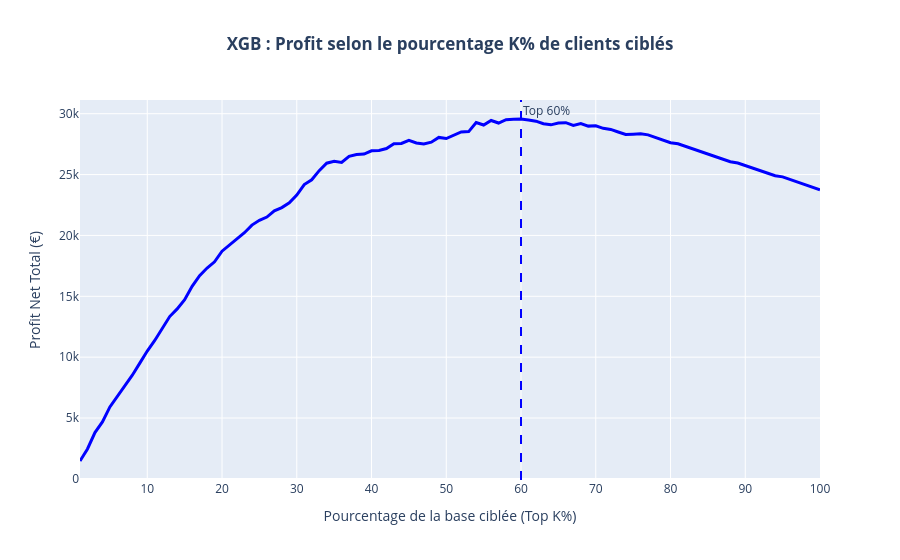

Source (notebook cell):
### Markdown cell above
Les métriques de classification standards (l'AUC et l'Accuracy) évaluées précédemment au seuil par défaut de 0,50 ne permettent pas d'intégrer la réalité économique de l'entreprise.

Dans notre cas d'usage, un arbitrage financier doit être opéré :  
- coût offre = **15€**
- valeur sauvée = **120€**

Pour identifier la stratégie de ciblage la plus rentable, nous mettons en place une approche par **Top K%**. Cette simulation consiste à trier l'ensemble de nos clients du plus risqué au moins risqué selon les prédictions du modèle, puis à évaluer le bénéfice net généré pour chaque volume de campagne possible (en ciblant de 1 % à 100 % de la base de test).  

Le graphique interactif ci-dessous retrace l'évolution de ce profit cumulé et met en évidence la taille de campagne optimale pour maximiser les gains de l'entreprise.

### Code cell
cout_offre=15
valeur_sauvee=120

#probabiliés
y_pred_proba_XGB = searchCV_xgb.predict_proba(X_test)[:, 1]

seuil_optimal_XGB, profit_max_XGB, profits_XGB = simuler_profits_top_k(y_test, y_pred_proba_XGB, cout_offre, valeur_sauvee)

print(f"Modèle XGBoost - Budget Optimal : Il faut cibler le Top {seuil_optimal_XGB}% des clients les plus à risque.")
print(f"Profit maximum pour cette stratégie : {profit_max_XGB:,.2f} €")

tracer_courbes_profit_top_k(profits_XGB, "XGB", seuil_optimal_XGB)

### Figure 1 — Plotly figure (JSON) as saved in the notebook; plotly's stock layout.template omitted (floating-point values rounded to 4 significant figures)
{"data": [{"hovertemplate": "Pourcentage de la base ciblée (Top K%)=%{x}<br>Profit Net Total (€)=%{y}<extra></extra>", "legendgroup": "", "line": {"color": "blue", "dash": "solid", "width": 3}, "marker": {"symbol": "circle"}, "mode": "lines", "name": "", "orientation": "v", "showlegend": false, "type": "scatter", "x": [1, 2, 3, 4, 5, 6, 7, 8, 9, 10, 11, 12, 13, 14, 15, 16, 17, 18, 19, 20, 21, 22, 23, 24, 25, 26, 27, 28, 29, 30, 31, 32, 33, 34, 35, 36, 37, 38, 39, 40, 41, 42, 43, 44, 45, 46, 47, 48, 49, 50, 51, 52, 53, 54, 55, 56, 57, 58, 59, 60, 61, 62, 63, 64, 65, 66, 67, 68, 69, 70, 71, 72, 73, 74, 75, 76, 77, 78, 79, 80, 81, 82, 83, 84, 85, 86, 87, 88, 89, 90, 91, 92, 93, 94, 95, 96, 97, 98, 99, 100], "xaxis": "x", "y": [1470, 2460, 3810, 4680, 5910, 6780, 7650, 8520, 9510, 10500, 11370, 12345, 13335, 13965, 14715, 15825, 16695, 17325, 17835, 18705, 19215, 19725, 20220, 20850, 21240, 21510, 22020, 22290, 22680, 23310, 24180, 24570, 25320, 25935, 26085, 25995, 26505, 26655, 26685, 26955, 26985, 27135, 27525, 27555, 27810, 27600, 27510, 27660, 28050, 27960, 28230, 28500, 28530, 29280, 29070, 29445, 29235, 29505, 29535, 29565, 29475, 29385, 29175, 29085, 29235, 29265, 29040, 29190, 28980, 29010, 28800, 28710, 28500, 28290, 28320, 28350, 28260, 28035, 27825, 27615, 27525, 27315, 27105, 26895, 26685, 26475, 26265, 26055, 25950, 25740, 25530, 25320, 25110, 24900, 24810, 24600, 24390, 24180, 23970, 23745], "yaxis": "y"}], "layout": {"annotations": [{"showarrow": false, "text": "Top 60%", "x": 60, "xanchor": "left", "xref": "x", "y": 1, "yanchor": "top", "yref": "y domain"}], "legend": {"tracegroupgap": 0}, "shapes": [{"line": {"color": "blue", "dash": "dash"}, "type": "line", "x0": 60, "x1": 60, "xref": "x", "y0": 0, "y1": 1, "yref": "y domain"}], "title": {"text": "<b>XGB : Profit selon le pourcentage K% de clients ciblés</b>", "x": 0.5}, "xaxis": {"anchor": "y", "domain": [0, 1], "title": {"text": "Pourcentage de la base ciblée (Top K%)"}}, "yaxis": {"anchor": "x", "domain": [0, 1], "title": {"text": "Profit Net Total (€)"}}}}
